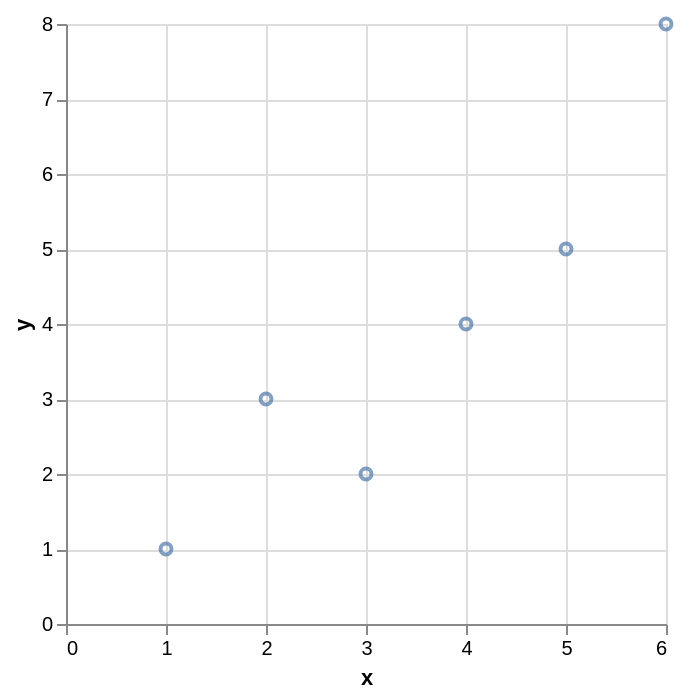

Write a Vega-Lite specification for this figure.
### Vega-Lite specification from a JSON file in a GitHub repository (floating-point values rounded to 4 significant figures)
{"$schema": "https://vega.github.io/schema/vega-lite/v5.json", "description": "A simple scatter plot", "data": {"values": [{"x": 1, "y": 1}, {"x": 2, "y": 3}, {"x": 3, "y": 2}, {"x": 4, "y": 4}, {"x": 5, "y": 5}, {"x": 6, "y": 8}]}, "mark": "point", "encoding": {"x": {"field": "x", "type": "quantitative"}, "y": {"field": "y", "type": "quantitative"}}}
